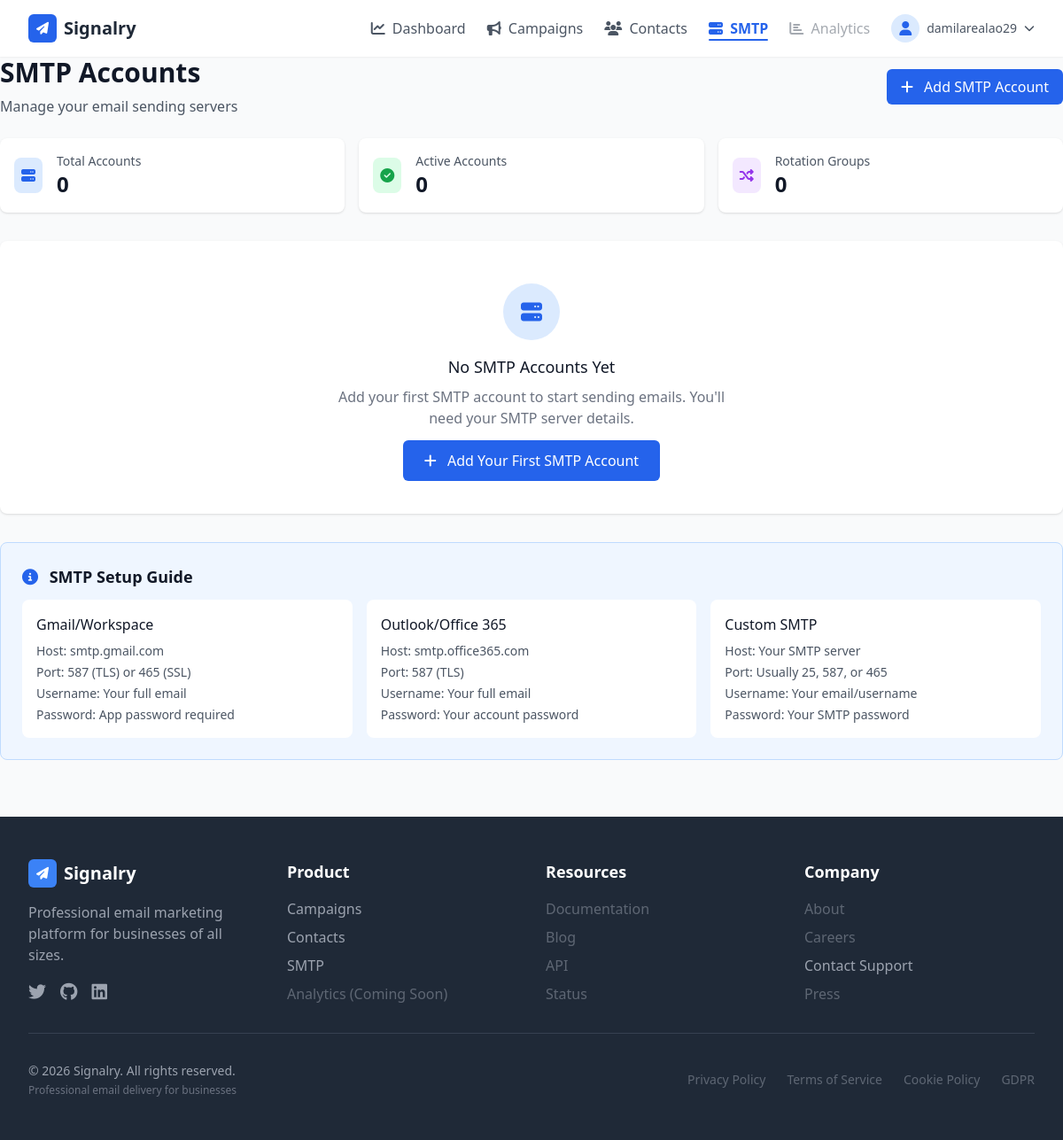
The app's page /smtp/ (signed in), older data.
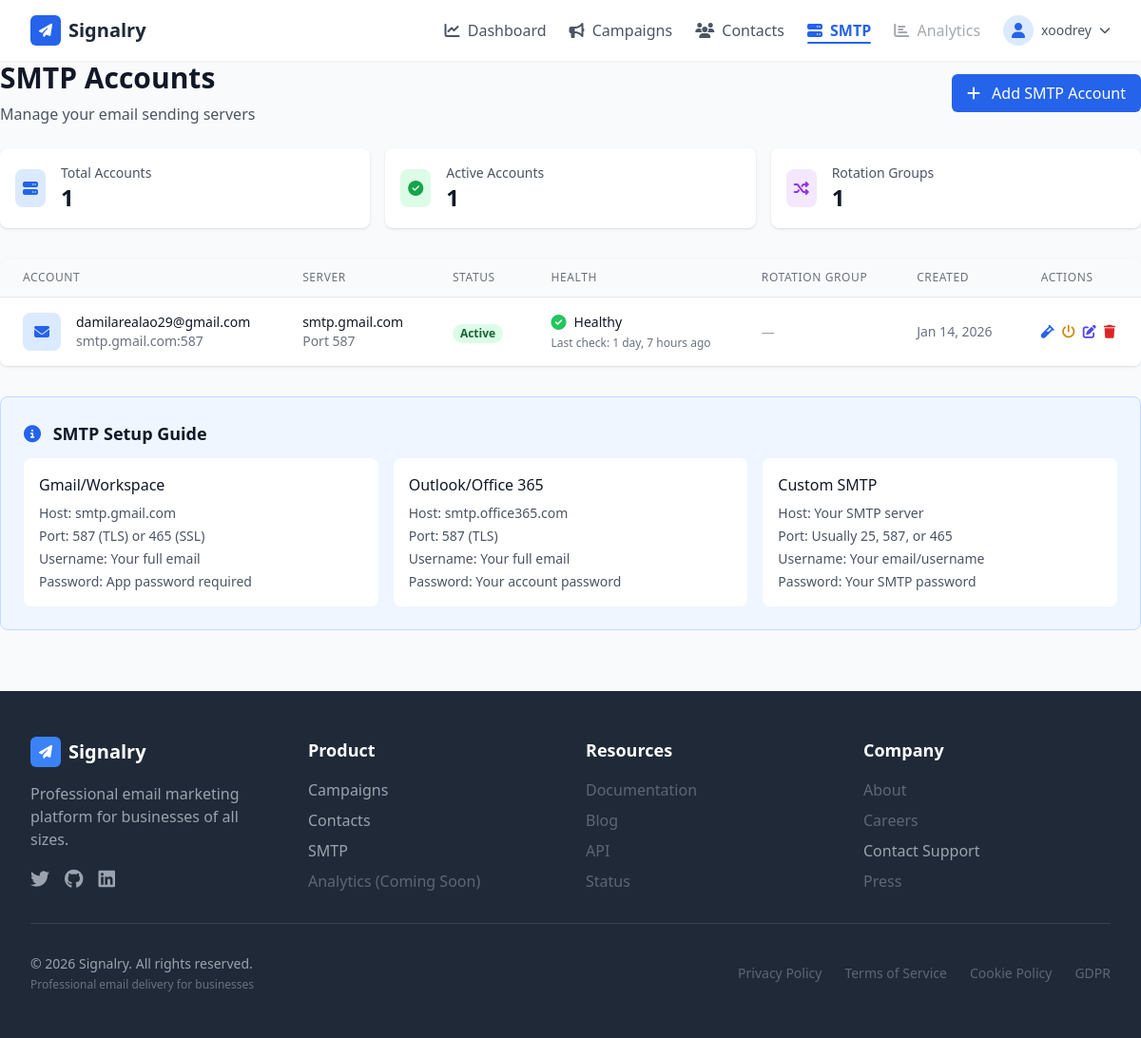
The same page, newer data.
### users/models.py (models this page shows, shortened)
class User(AbstractBaseUser, PermissionsMixin):
    email = models.EmailField(unique=True)
    full_name = models.CharField(max_length=255, blank=True)
    is_active = models.BooleanField(default=True)
    is_staff = models.BooleanField(default=False)
    date_joined = models.DateTimeField(default=timezone.now)
    groups = models.ManyToManyField(
        Group,
        related_name="custom_user_set",
        blank=True,
        help_text="The groups this user belongs to.",
        verbose_name="groups"
    )
    user_permissions = models.ManyToManyField(
        Permission,
        related_name="custom_user_permissions_set",
        blank=True,
        help_text="Specific permissions for this user.",
        verbose_name="user permissions"
    )
    objects = UserManager()
    USERNAME_FIELD = "email"
    REQUIRED_FIELDS = []  # No additional fields required for superuser
    def get_display_name(self):
        if self.full_name and self.full_name.strip():
            return self.full_name.strip()
        if '@' in self.email:
            return self.email.split('@')[0]
        return self.email

### smtp/models.py (models this page shows, shortened)
class SMTPAccount(models.Model):
    user = models.ForeignKey(User, on_delete=models.CASCADE, related_name="smtp_accounts")
    smtp_host = models.CharField(max_length=255)
    smtp_port = models.PositiveIntegerField()
    smtp_user = models.CharField(max_length=255)
    smtp_password_encrypted = models.TextField()
    rotation_group = models.CharField(max_length=50, blank=True, null=True)
    status = models.CharField(max_length=10, choices=STATUS_CHOICES, default="active")
    last_health_check = models.DateTimeField(blank=True, null=True)
    failure_count = models.PositiveIntegerField(default=0)
    created_at = models.DateTimeField(default=timezone.now)
    updated_at = models.DateTimeField(auto_now=True)
    objects = SMTPAccountManager()

### smtp/views.py (the view)
# urls.py: path('', views.SMTPListView.as_view(), name='list'),
class SMTPListView(LoginRequiredMixin, ListView):
    model = SMTPAccount
    template_name = 'core/smtp/smtp_list.html'
    context_object_name = 'smtp_accounts'
    def get_queryset(self):
        return SMTPAccount.objects.filter(user=self.request.user).order_by('-created_at')
    def get_context_data(self, **kwargs):
        context = super().get_context_data(**kwargs)
        context['active_count'] = self.get_queryset().filter(status='active').count()
        context['total_count'] = self.get_queryset().count()
        return context

### core/context_processors.py (called while the page is built)
def site_settings(request):
    return {
        'SITE_URL': getattr(settings, 'SITE_URL', 'http://localhost:8000'),
        'SITE_NAME': getattr(settings, 'SITE_NAME', 'Signalry'),
        'EMAIL_FROM_NAME': getattr(settings, 'EMAIL_FROM_NAME', 'Signalry'),
    }

### core/templates/core/smtp/smtp_list.html (shortened to what the changed rows need)
{% extends "core/base.html" %}
{% block content %}
<div class="max-w-7xl mx-auto">
    <div class="mb-8">
        <div class="flex justify-between items-center">
            <div>
                <h1 class="text-3xl font-bold text-gray-900">SMTP Accounts</h1>
            </div>
        </div>
        <div class="mt-6 grid grid-cols-1 md:grid-cols-3 gap-4">
            <div class="bg-white rounded-lg shadow p-4">
                <div class="flex items-center">
                    <div>
                        <p class="text-sm text-gray-600">Total Accounts</p>
                        <p class="text-2xl font-bold text-gray-900">{{ total_count }}</p>
                    </div>
                </div>
            </div>
            <div class="bg-white rounded-lg shadow p-4">
                <div class="flex items-center">
                    <div>
                        <p class="text-sm text-gray-600">Active Accounts</p>
                        <p class="text-2xl font-bold text-gray-900">{{ active_count }}</p>
                    </div>
                </div>
            </div>
            <div class="bg-white rounded-lg shadow p-4">
                <div class="flex items-center">
                    <div>
                        <p class="text-sm text-gray-600">Rotation Groups</p>
                        <p class="text-2xl font-bold text-gray-900">
                            {{ smtp_accounts|dictsort:"rotation_group"|length }}
                        </p>
                    </div>
                </div>
            </div>
        </div>
    </div>
    <div class="bg-white rounded-lg shadow overflow-hidden">
        {% if smtp_accounts %}
        <div class="overflow-x-auto">
            <table class="min-w-full divide-y divide-gray-200">
                <thead class="bg-gray-50">
                    <tr>
                        <th scope="col" class="px-6 py-3 text-left text-xs font-medium text-gray-500 uppercase tracking-wider">
                            Account
                        </th>
                        <th scope="col" class="px-6 py-3 text-left text-xs font-medium text-gray-500 uppercase tracking-wider">
                            Server
                        </th>
                        <th scope="col" class="px-6 py-3 text-left text-xs font-medium text-gray-500 uppercase tracking-wider">
                            Status
                        </th>
                        <th scope="col" class="px-6 py-3 text-left text-xs font-medium text-gray-500 uppercase tracking-wider">
                            Health
                        </th>
                        <th scope="col" class="px-6 py-3 text-left text-xs font-medium text-gray-500 uppercase tracking-wider">
                            Rotation Group
                        </th>
                        <th scope="col" class="px-6 py-3 text-left text-xs font-medium text-gray-500 uppercase tracking-wider">
                            Created
                        </th>
                        <th scope="col" class="px-6 py-3 text-left text-xs font-medium text-gray-500 uppercase tracking-wider">
                            Actions
                        </th>
                    </tr>
                </thead>
                <tbody class="bg-white divide-y divide-gray-200">
                    {% for account in smtp_accounts %}
                    <tr class="hover:bg-gray-50">
                        <td class="px-6 py-4 whitespace-nowrap">
                            <div class="flex items-center">
                                <div class="flex-shrink-0 h-10 w-10 bg-blue-100 rounded-lg flex items-center justify-center">
                                    <i class="fas fa-envelope text-blue-600"></i>
                                </div>
                                <div class="ml-4">
                                    <div class="text-sm font-medium text-gray-900">
                                        {{ account.smtp_user }}
                                    </div>
                                    <div class="text-sm text-gray-500">
                                        {{ account.smtp_host }}:{{ account.smtp_port }}
                                    </div>
                                </div>
                            </div>
                        </td>
                        <td class="px-6 py-4 whitespace-nowrap">
                            <div class="text-sm text-gray-900">{{ account.smtp_host }}</div>
                            <div class="text-sm text-gray-500">Port {{ account.smtp_port }}</div>
                        </td>
                        <td class="px-6 py-4 whitespace-nowrap">
                            <span class="px-2 inline-flex text-xs leading-5 font-semibold rounded-full
                                {% if account.status == 'active' %}bg-green-100 text-green-800
                                {% elif account.status == 'disabled' %}bg-gray-100 text-gray-800
                                {% else %}bg-red-100 text-red-800{% endif %}">
                                {{ account.status|title }}
                            </span>
                        </td>
                        <td class="px-6 py-4 whitespace-nowrap">
                            <div class="flex items-center">
                                {% if account.failure_count == 0 %}
                                <i class="fas fa-check-circle text-green-500 mr-2"></i>
                                <span class="text-sm text-gray-900">Healthy</span>
                                {% else %}
                                <i class="fas fa-exclamation-triangle text-yellow-500 mr-2"></i>
                                <span class="text-sm text-gray-900">{{ account.failure_count }} failures</span>
                                {% endif %}
                            </div>
                            {% if account.last_health_check %}
                            <div class="text-xs text-gray-500 mt-1">
                                Last check: {{ account.last_health_check|timesince }} ago
                            </div>
                            {% endif %}
                        </td>
                        <td class="px-6 py-4 whitespace-nowrap">
                            {% if account.rotation_group %}
                            <span class="px-2 py-1 text-xs bg-purple-100 text-purple-800 rounded-full">
                                {{ account.rotation_group }}
                            </span>
                            {% else %}
                            <span class="text-gray-400 text-sm">—</span>
                            {% endif %}
                        </td>
                        <td class="px-6 py-4 whitespace-nowrap text-sm text-gray-500">
                            {{ account.created_at|date:"M d, Y" }}
                        </td>
                        <td class="px-6 py-4 whitespace-nowrap text-sm font-medium">
                            <div class="flex space-x-2">
                                <form method="post" action="{% url 'smtp:test' account.pk %}" class="inline">
                                    <button type="submit" class="text-blue-600 hover:text-blue-900" title="Test Connection">
                                        <i class="fas fa-vial"></i>
                                    </button>
                                </form>
                                <form method="post" action="{% url 'smtp:toggle' account.pk %}" class="inline">
                                    <button type="submit" class="text-yellow-600 hover:text-yellow-900"
                                            title="{% if account.status == 'active' %}Disable{% else %}Activate{% endif %}">
                                        <i class="fas fa-power-off"></i>
                                    </button>
                                </form>
                                <a href="{% url 'smtp:edit' account.pk %}" class="text-indigo-600 hover:text-indigo-900" title="Edit">
                                    <i class="fas fa-edit"></i>
                                </a>
                                <form method="post" action="{% url 'smtp:delete' account.pk %}" class="inline"
                                      onsubmit="return confirm('Are you sure you want to delete this SMTP account?');">
                                    <button type="submit" class="text-red-600 hover:text-red-900" title="Delete">
                                        <i class="fas fa-trash"></i>
                                    </button>
                                </form>
                            </div>
                        </td>
                    </tr>
                    {% endfor %}
                </tbody>
            </table>
        </div>
        {% else %}
        <div class="text-center py-12">
            <div class="inline-flex items-center justify-center w-16 h-16 bg-blue-100 rounded-full mb-4">
                <i class="fas fa-server text-blue-600 text-2xl"></i>
            </div>
            <h3 class="text-lg font-medium text-gray-900 mb-2">No SMTP Accounts Yet</h3>
            <p class="text-gray-500 mb-6 max-w-md mx-auto">
                Add your first SMTP account to start sending emails. You'll need your SMTP server details.
            </p>
            <a href="{% url 'smtp:add' %}" class="bg-blue-600 text-white px-6 py-3 rounded-md hover:bg-blue-700 font-medium">
                <i class="fas fa-plus mr-2"></i> Add Your First SMTP Account
            </a>
        </div>
        {% endif %}
    </div>
</div>
{% endblock %}

### core/templates/core/base.html (shortened to what the changed rows need)
<!DOCTYPE html>
<html lang="en">
<head>
    <script src="https://cdn.tailwindcss.com"></script>
    <link rel="stylesheet" href="https://cdnjs.cloudflare.com/ajax/libs/font-awesome/6.4.0/css/all.min.css">
</head>
<body class="bg-gray-50 min-h-screen flex flex-col">
    <nav class="bg-white shadow-sm sticky top-0 z-50">
        <div class="max-w-7xl mx-auto px-4 sm:px-6 lg:px-8">
            <div class="flex justify-between h-16">
                <div class="hidden md:flex items-center space-x-6">
                    {% if user.is_authenticated %}
                        <a href="{% url 'users:dashboard' %}"
                           class="nav-link text-gray-600 hover:text-blue-600 transition-colors {% if request.resolver_match.url_name == 'dashboard' %}active{% endif %}">
                            <i class="fas fa-chart-line mr-1"></i> Dashboard
                        </a>
                        <a href="{% url 'campaigns:list' %}"
                           class="nav-link text-gray-600 hover:text-blue-600 transition-colors {% if 'campaigns' in request.path %}active{% endif %}">
                            <i class="fas fa-bullhorn mr-1"></i> Campaigns
                        </a>
                        <a href="{% url 'message_system:contact_list' %}"
                           class="nav-link text-gray-600 hover:text-blue-600 transition-colors {% if 'contacts' in request.path %}active{% endif %}">
                            <i class="fas fa-users mr-1"></i> Contacts
                        </a>
                        <a href="{% url 'smtp:list' %}"
                           class="nav-link text-gray-600 hover:text-blue-600 transition-colors {% if 'smtp' in request.path %}active{% endif %}">
                            <i class="fas fa-server mr-1"></i> SMTP
                        </a>
                        <a href="#"
                           class="nav-link text-gray-600 hover:text-blue-600 transition-colors opacity-50 cursor-not-allowed"
                           title="Coming Soon">
                            <i class="fas fa-chart-bar mr-1"></i> Analytics
                        </a>
                        <div class="relative group">
                            <button class="flex items-center space-x-2 text-gray-600 hover:text-blue-600 focus:outline-none transition-colors">
                                <div class="w-8 h-8 bg-blue-100 rounded-full flex items-center justify-center">
                                    <i class="fas fa-user text-blue-600"></i>
                                </div>
                                <span class="hidden lg:block text-sm">{{ user.get_display_name|default:user.email }}</span>
                                <i class="fas fa-chevron-down text-xs"></i>
                            </button>
                        </div>
                    {% endif %}
                </div>
            </div>
        </div>
    </nav>
    <main class="flex-grow">
        {% block content %}{% endblock %}
    </main>
</body>
</html>

Row changes from the older to the newer data that the page shows:
changed User: get_display_name "damilarealao29" → "xoodrey"
added SMTPAccount: smtp_user "damilarealao29@gmail.com", smtp_host "smtp.gmail.com", smtp_port "587", status "Active", failure_count 0 (drawn), last_health_check "1 day, 7 hours", created_at "Jan 14, 2026"
Text that changed along with them:
{{ total_count }}: "0" → "1"
{{ active_count }}: "0" → "1"
{{ smtp_accounts|dictsort:"rotation_group"|length }}: "0" → "1"
text no longer shown: "No SMTP Accounts Yet Add your first SMTP account to start sending emails. You'll need your SMTP server details. Add Your First SMTP Account"
text now shown: "ACCOUNT SERVER STATUS HEALTH ROTATION GROUP CREATED ACTIONS"
